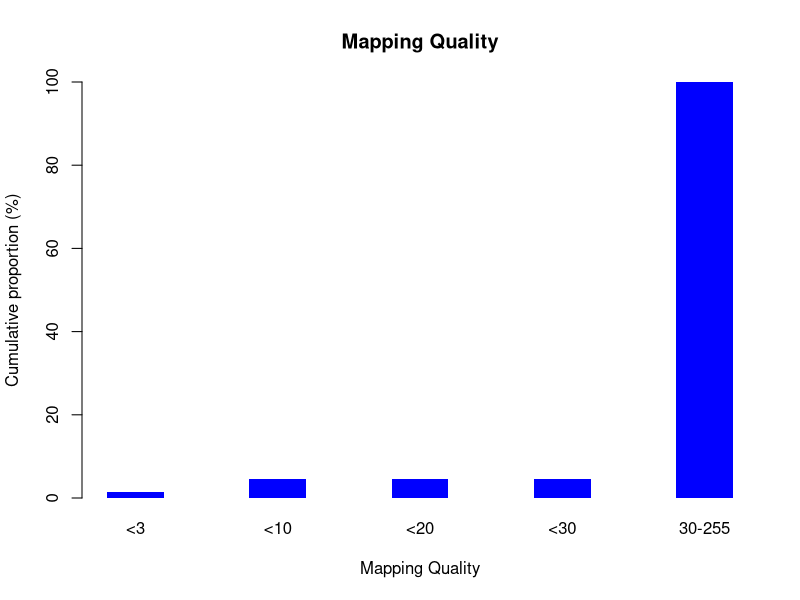

Write the R code that produced this figure.
png("/rds/user/is460/hpc-work/muscle-rnaseq/ezbamqc/output/figs/srpk3_wt_ttnb_het_2.mapq_profile.png",width=500,height=500,units="px")
mapq_val=c(0,1,3,255)
mapq_count=c(123762,343214,925358,29663370)
xname=c("<3","<10","<20","<30","30-255")
freq = rep(0,5)
freq[1] = sum(mapq_count[which(mapq_val<3)])/31055706*100
freq[2] = sum(mapq_count[which(mapq_val<10)])/31055706*100
freq[3] = sum(mapq_count[which(mapq_val<20)])/31055706*100
freq[4] = sum(mapq_count[which(mapq_val<30)])/31055706*100
freq[5] = 100
barplot(freq,beside=T,xlab="Mapping Quality",border="NA",space=1.5,main="Mapping Quality",ylim=c(0,100),ylab="Cumulative proportion (%)",col="blue",names.arg=xname)
dev.state=dev.off()
